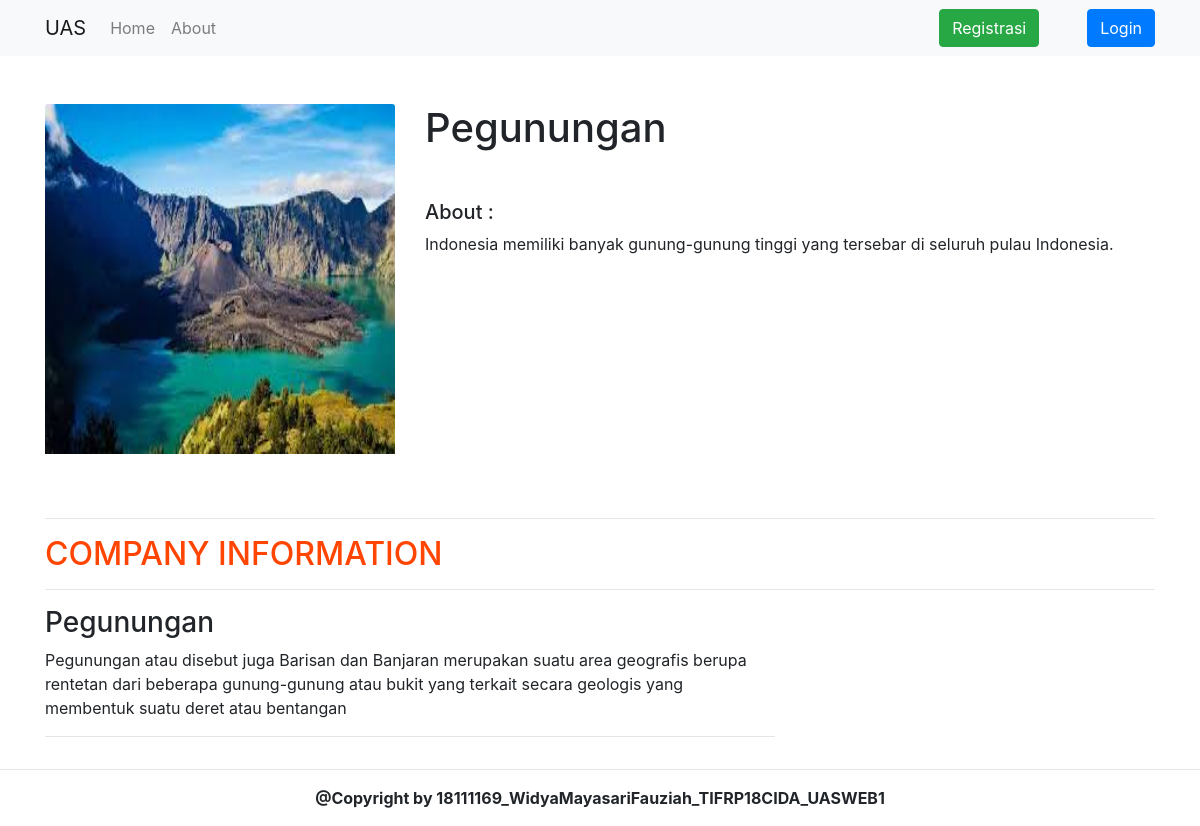
Screenshot of /halaman-detail.php?id=3 with the database file from the repository.
### tables this page shows
CREATE TABLE `companies` (
  `id_company` int(11) NOT NULL,
  `image` varchar(255) NOT NULL,
  `company_name` varchar(22) NOT NULL,
  `about` varchar(255) NOT NULL
);

CREATE TABLE `detail` (
  `id_company` int(11) NOT NULL,
  `id_detail` int(11) NOT NULL,
  `tittle` varchar(255) NOT NULL,
  `desc` varchar(255) NOT NULL
);

### halaman-detail.php (the view, shortened to what this page needs)
<!doctype html>
<html lang="en">
<?php
include 'koneksi.php';
$id = $_GET['id'];
$data = $conn->prepare("SELECT * FROM companies WHERE id_company = $id");
$data->execute();
$companies = $data->fetch();
$data = $conn->prepare('SELECT * FROM detail INNER JOIN companies ON detail.id_company = companies.id_company WHERE companies.id_company = :id');
$data->bindParam(':id', $id);
$data->execute();
$details = $data->fetchAll();
?>
<head>
    <link rel="stylesheet" href="css/bootstrap.min.css">
</head>
<body>
    <nav class="navbar navbar-expand-lg navbar-light bg-light">
        <div class="container">
            <a class="navbar-brand" href="#">UAS</a>
            <ul class="navbar-nav mr-auto">
                <li class="nav-item ">
                    <a class="nav-link" href="index.php">Home </a>
                </li>
                <li class="nav-item">
                    <a class="nav-link" href="#">About</a>
                </li>
            </ul>
            <div class="d-flex">
                <a href="halaman-registrasi.php" class="btn btn-success mr-5">Registrasi</a>
                <a href="halaman-login.php" class="btn btn-primary">Login</a>
            </div>
        </div>
    </nav>
    <div class="container mt-5">
        <div class="row">
            <div class="col-md-4">
                <img class="card-img-top" src="image/<?php echo $companies['image'] ?>" alt="Card image cap" height="350px" width="100%">
            </div>
            <div class="col-md-8">
                <?php if ($companies) { ?>
                    <h1><?php echo $companies['company_name'] ?></h1>
                    <h5 class="mt-5">About :</h5>
                    <p><?php echo $companies['about'] ?></p>
                <?php } ?>
            </div>
        </div>
        <div class="row mt-5">
            <div class="col-md-12">
                <hr>
                <h2 style="color: orangered;">COMPANY INFORMATION</h2>
                <hr>
                <div class="row">
                    <div class="col-md-8">
                        <?php if ($details > 0) { ?>
                            <?php foreach ($details as $detail) { ?>
                                <h3><?php echo $detail['tittle'] ?></h3>
                                <p><?php echo $detail['desc'] ?></p>
                                <hr>
                            <?php } ?>
                        <?php } ?>
                    </div>
                </div>
            </div>
        </div>
    </div>
    <hr>
    <div class="row ">
        <div class="col-md-12 text-center">
            <p class="font-weight-bold">
                @Copyright by 18111169_WidyaMayasariFauziah_TIFRP18CIDA_UASWEB1
            </p>
        </div>
    </div>
</body>
</html>

### rows the page displays
companies: image (picture), company_name "Pegunungan", about "Indonesia memiliki banyak gunung-gunung tinggi yang tersebar di seluruh pulau Indonesia."
detail: tittle "Pegunungan", desc "Pegunungan atau disebut juga Barisan dan Banjaran merupakan suatu area geografis berupa rentetan dari beberapa gunung-gunung atau bukit yang terkait secara geologis yang membentuk suatu deret atau bentangan"
